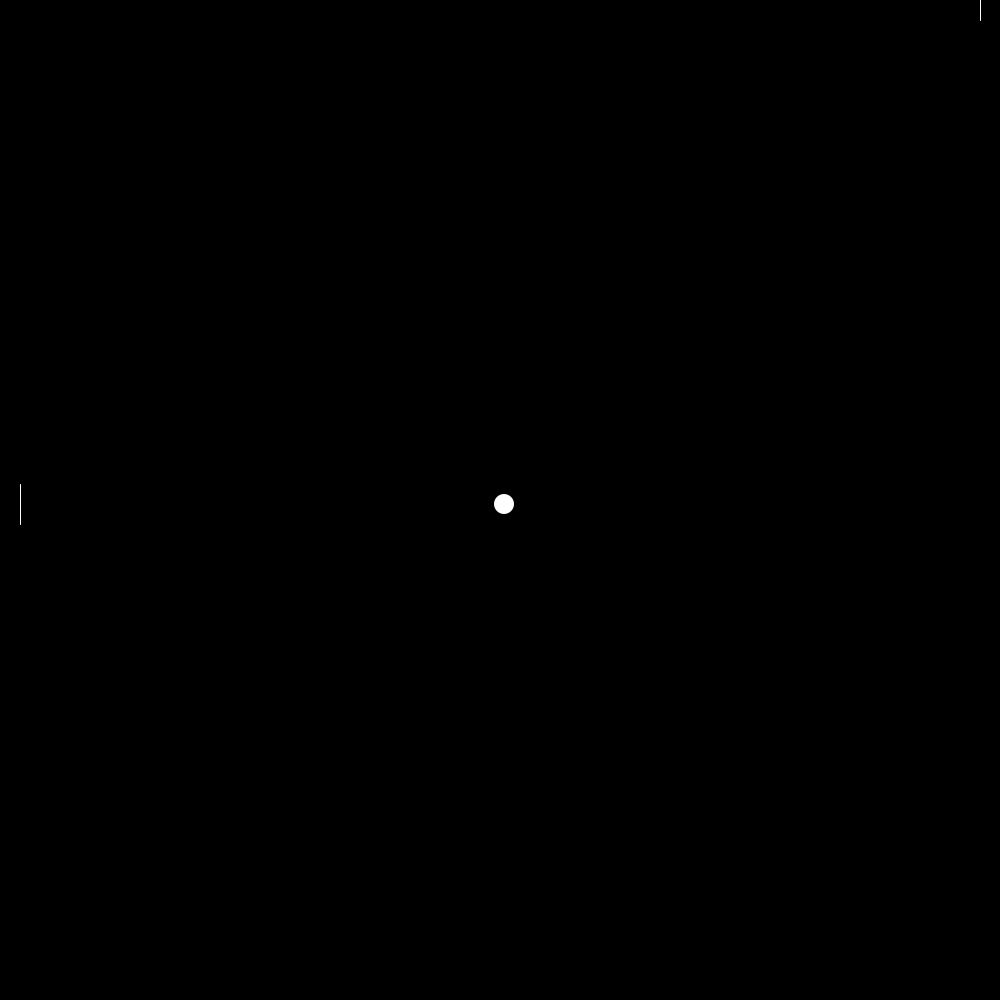
Frame 1 (no input)
Frame 60 (the mouse pressed at the canvas centre just before this capture): blank canvas, image omitted
Frame 120 (the mouse held since frame 60 and released just before this capture): blank canvas, image omitted

The Processing sketch that drew this single still picture (run headless with seeded random() and noise(); from frame 60 on, the mouse is pressed at the canvas centre):

// Processing sketch: pingpong
// ── pingpong.pde
Player player;
Player com;
Ball ball;

void setup(){
 size(1000, 1000);
 background(0);
 frameRate(60.0);
 
 player = new Player();
 com = new Player();
 ball = new Ball();
}

void draw(){
  background(0);
  
  ball.update(com.position);
  ball.update(player.position);
  com.playerCom(ball.position);
  player.playerUpt();
  
  player.draw();
  com.draw();
  ball.draw();
}

// ── Ball.pde
class Ball{
  public Vector position;
  private Vector speed;
  
  public Ball(){
   position = new Vector(width/2, height/2);
   speed = new Vector(2, 2);
  }
  
  public void update(Vector v){
   position.addVector(speed); 
   
   /*
   if(position.x == v.x && position.y >= v.y - 200 && position.y <= v.y + 200){
     speed.x *= -1;
     speed.x *= 1.1;
   }
   */
   
   if(position.x >= v.x - 10 && position.x < v.x + 10 && position.y >= v.y - 20 && position.y <= v.y + 20){
     speed.x *= -1;
     speed.x *= 1.1;
   }
   
   if(position.y >= height - 10 || position.y <= 0 + 10){
     speed.y *= -1;
     speed.y *= 1;
   }
  }
  
  public void draw(){
   circle(position.x, position.y, 20); 
  }
}

// ── Player.pde
class Player{
  public Vector position;
  
  public Player(){
    position = new Vector(mouseX, mouseY);
  }
  
  public void draw(){
    stroke(255, 255, 255);
    line(position.x, position.y - 20, position.x, position.y + 20);
    noStroke(); 
  }
  
  public void playerUpt(){
    position.x = width - 20;
    position.y = mouseY;
  }
  
  public void playerCom(Vector v){
   position.x = 20;
   position.y = v.y; 
  }
}

// ── Vector.pde
class Vector{
 public float x;
 public float y;
 
 public Vector(float x, float y){
  this.x = x;
  this.y = y;
 }
 
 public void addVector(Vector v){
  this.x += v.x;
  this.y += v.y;
 }
}
